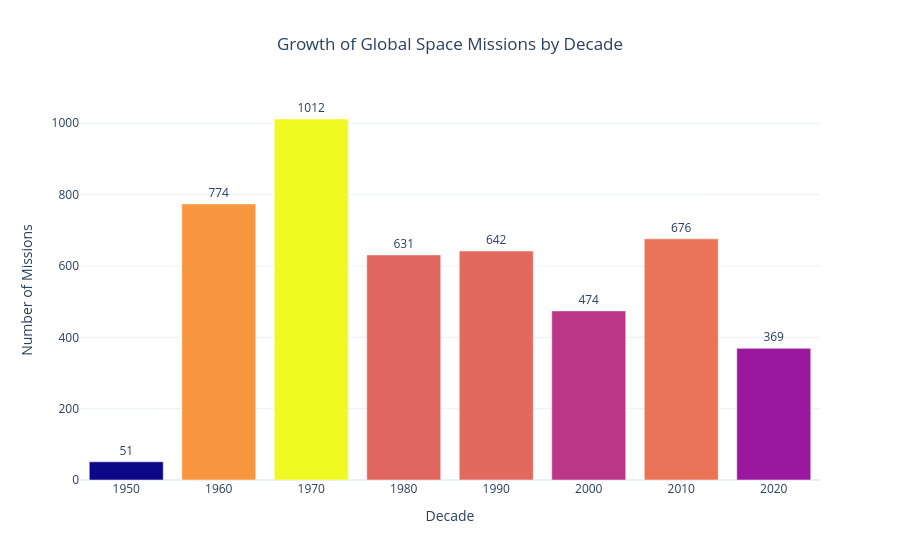

Write notebook code for a chart like this one.
### Code cell
fig = px.bar(
    missions_decade,
    x="Decade",
    y="Number of Missions",
    color="Number of Missions",
    text="Number of Missions",
    title="Growth of Global Space Missions by Decade"
)

fig.update_traces(textposition="outside")

fig.update_layout(
    template="plotly_white",
    title_x=0.5,
    xaxis_title="Decade",
    yaxis_title="Number of Missions",
    coloraxis_showscale=False
)

fig.show()

### Figure 1 — Plotly figure (JSON) as saved in the notebook; plotly's stock layout.template omitted (floating-point values rounded to 4 significant figures)
{"data": [{"hovertemplate": "Decade=%{x}<br>Number of Missions=%{marker.color}<extra></extra>", "legendgroup": "", "marker": {"color": [51, 774, 1012, 631, 642, 474, 676, 369], "coloraxis": "coloraxis", "pattern": {"shape": ""}}, "name": "", "orientation": "v", "showlegend": false, "text": [51.0, 774.0, 1012.0, 631.0, 642.0, 474.0, 676.0, 369.0], "textposition": "outside", "type": "bar", "x": [1950, 1960, 1970, 1980, 1990, 2000, 2010, 2020], "xaxis": "x", "y": [51, 774, 1012, 631, 642, 474, 676, 369], "yaxis": "y"}], "layout": {"barmode": "relative", "coloraxis": {"colorbar": {"title": {"text": "Number of Missions"}}, "colorscale": [[0, "#0d0887"], [0.1111, "#46039f"], [0.2222, "#7201a8"], [0.3333, "#9c179e"], [0.4444, "#bd3786"], [0.5556, "#d8576b"], [0.6667, "#ed7953"], [0.7778, "#fb9f3a"], [0.8889, "#fdca26"], [1, "#f0f921"]], "showscale": false}, "legend": {"tracegroupgap": 0}, "title": {"text": "Growth of Global Space Missions by Decade", "x": 0.5}, "xaxis": {"anchor": "y", "domain": [0, 1], "title": {"text": "Decade"}}, "yaxis": {"anchor": "x", "domain": [0, 1], "title": {"text": "Number of Missions"}}}}
